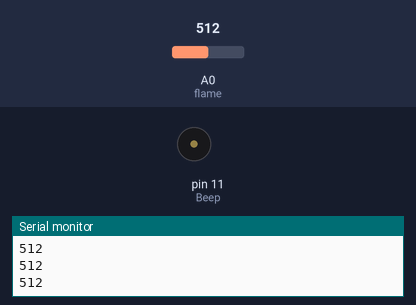
Bench run of a sketch on a simulated Arduino Uno, built with avr-gcc and run on an emulated ATmega328P. On the bench: buzzer (waves = sounding, pin HIGH), the last lines printed to the serial monitor. Inputs (shaded band) come from the test bench; at power-on: A0 (flame) = 512.

Above: at 1.3 s.
1.4 s: A0 (flame) set to 581
2.9 s: A0 (flame) set to 616
At 3.3 s:
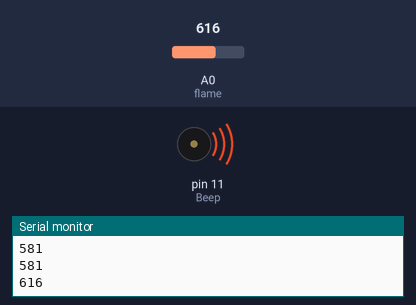
4.5 s: A0 (flame) set to 590
At 5.7 s:
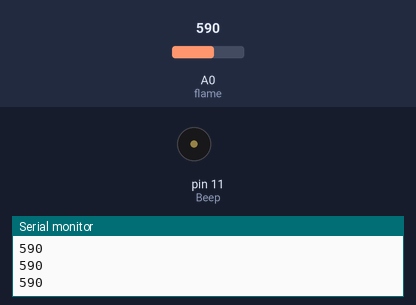
6.0 s: A0 (flame) set to 610
At 6.8 s:
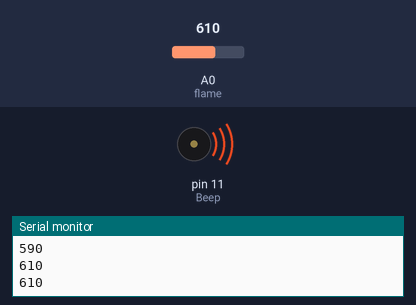
Timing chart, 0 to 8.5 s (numbered marks = the images above; inputs shaded):
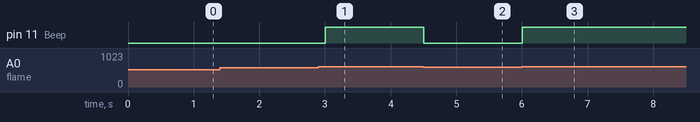

The sketch:

Project11.ino
```cpp
int flame=0;
int Beep=11;
int val=0;

void setup() {
  pinMode(Beep, OUTPUT);
  pinMode(flame, INPUT);
  Serial.begin(9600);
}

void loop() {
val=analogRead(flame);
Serial.println(val);
if(val>=600)
  {
   digitalWrite(Beep,HIGH);
   }
   else
   {
    digitalWrite(Beep,LOW);
    }
   delay(500);
}
```

Measured:
- the behaviour switches between 599 and 600 on A0 (flame) (found by bisection; images 0 and 1)
- after the input at 2.9 s, pin 11 (Beep): LOW → HIGH after 0.10 s
- after the input at 4.5 s, pin 11 (Beep): HIGH → LOW at once
- after the input at 6.0 s, pin 11 (Beep): LOW → HIGH at once
